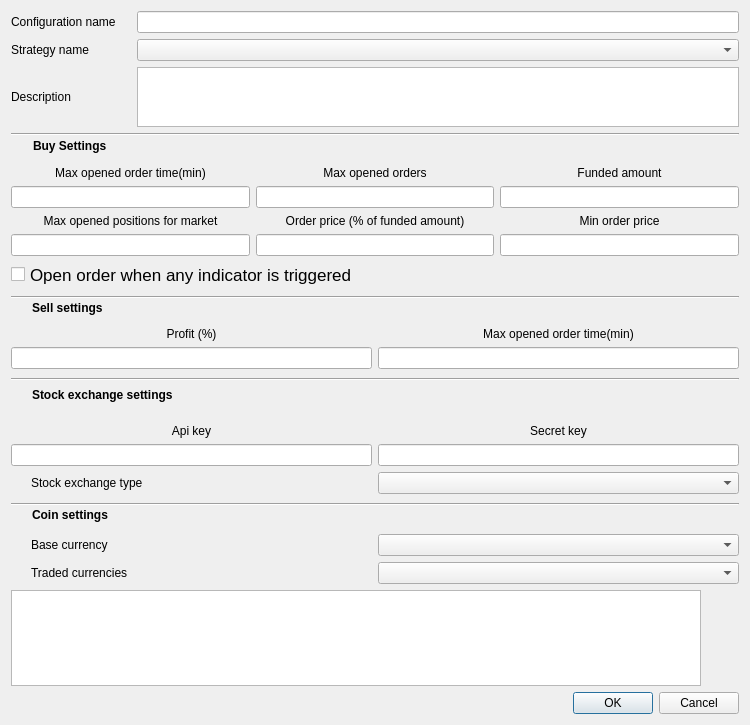
<?xml version="1.0" encoding="UTF-8"?>
<ui version="4.0">
 <class>CreateTradeConfigDialog</class>
 <widget class="QDialog" name="CreateTradeConfigDialog">
  <property name="geometry">
   <rect>
    <x>0</x>
    <y>0</y>
    <width>750</width>
    <height>725</height>
   </rect>
  </property>
  <property name="sizePolicy">
   <sizepolicy hsizetype="Expanding" vsizetype="Expanding">
    <horstretch>0</horstretch>
    <verstretch>0</verstretch>
   </sizepolicy>
  </property>
  <property name="minimumSize">
   <size>
    <width>750</width>
    <height>700</height>
   </size>
  </property>
  <property name="font">
   <font>
    <weight>50</weight>
    <bold>false</bold>
   </font>
  </property>
  <property name="windowTitle">
   <string>Create Trading Configuration</string>
  </property>
  <layout class="QGridLayout" name="gridLayout">
   <item row="0" column="0">
    <layout class="QVBoxLayout" name="verticalLayout_18">
     <item>
      <layout class="QHBoxLayout" name="horizontalLayout">
       <item>
        <widget class="QLabel" name="label_20">
         <property name="sizePolicy">
          <sizepolicy hsizetype="Fixed" vsizetype="Preferred">
           <horstretch>0</horstretch>
           <verstretch>0</verstretch>
          </sizepolicy>
         </property>
         <property name="minimumSize">
          <size>
           <width>120</width>
           <height>0</height>
          </size>
         </property>
         <property name="text">
          <string>Configuration name</string>
         </property>
         <property name="textFormat">
          <enum>Qt::AutoText</enum>
         </property>
         <property name="alignment">
          <set>Qt::AlignLeading|Qt::AlignLeft|Qt::AlignVCenter</set>
         </property>
         <property name="indent">
          <number>0</number>
         </property>
        </widget>
       </item>
       <item>
        <widget class="QLineEdit" name="lineEdit_10">
         <property name="sizePolicy">
          <sizepolicy hsizetype="Preferred" vsizetype="Fixed">
           <horstretch>0</horstretch>
           <verstretch>0</verstretch>
          </sizepolicy>
         </property>
        </widget>
       </item>
      </layout>
     </item>
     <item>
      <layout class="QHBoxLayout" name="horizontalLayout_2">
       <item>
        <widget class="QLabel" name="label_19">
         <property name="sizePolicy">
          <sizepolicy hsizetype="Fixed" vsizetype="Preferred">
           <horstretch>0</horstretch>
           <verstretch>0</verstretch>
          </sizepolicy>
         </property>
         <property name="minimumSize">
          <size>
           <width>120</width>
           <height>0</height>
          </size>
         </property>
         <property name="text">
          <string>Strategy name</string>
         </property>
         <property name="textFormat">
          <enum>Qt::AutoText</enum>
         </property>
         <property name="alignment">
          <set>Qt::AlignLeading|Qt::AlignLeft|Qt::AlignVCenter</set>
         </property>
         <property name="indent">
          <number>0</number>
         </property>
        </widget>
       </item>
       <item>
        <widget class="QComboBox" name="comboBox_3"/>
       </item>
      </layout>
     </item>
     <item>
      <layout class="QHBoxLayout" name="horizontalLayout_15">
       <item>
        <widget class="QLabel" name="label_24">
         <property name="sizePolicy">
          <sizepolicy hsizetype="Fixed" vsizetype="Expanding">
           <horstretch>0</horstretch>
           <verstretch>0</verstretch>
          </sizepolicy>
         </property>
         <property name="minimumSize">
          <size>
           <width>120</width>
           <height>60</height>
          </size>
         </property>
         <property name="text">
          <string>Description</string>
         </property>
         <property name="indent">
          <number>0</number>
         </property>
        </widget>
       </item>
       <item>
        <widget class="QTextEdit" name="textEdit">
         <property name="sizePolicy">
          <sizepolicy hsizetype="Expanding" vsizetype="Expanding">
           <horstretch>0</horstretch>
           <verstretch>0</verstretch>
          </sizepolicy>
         </property>
         <property name="minimumSize">
          <size>
           <width>0</width>
           <height>60</height>
          </size>
         </property>
         <property name="sizeAdjustPolicy">
          <enum>QAbstractScrollArea::AdjustToContents</enum>
         </property>
        </widget>
       </item>
      </layout>
     </item>
     <item>
      <layout class="QVBoxLayout" name="verticalLayout_4">
       <property name="spacing">
        <number>0</number>
       </property>
       <property name="topMargin">
        <number>0</number>
       </property>
       <property name="bottomMargin">
        <number>6</number>
       </property>
       <item>
        <widget class="Line" name="line">
         <property name="sizePolicy">
          <sizepolicy hsizetype="Minimum" vsizetype="Preferred">
           <horstretch>0</horstretch>
           <verstretch>0</verstretch>
          </sizepolicy>
         </property>
         <property name="minimumSize">
          <size>
           <width>0</width>
           <height>2</height>
          </size>
         </property>
         <property name="orientation">
          <enum>Qt::Horizontal</enum>
         </property>
        </widget>
       </item>
       <item>
        <layout class="QHBoxLayout" name="horizontalLayout_3">
         <property name="spacing">
          <number>6</number>
         </property>
         <property name="topMargin">
          <number>3</number>
         </property>
         <item>
          <widget class="QLabel" name="label_23">
           <property name="minimumSize">
            <size>
             <width>16</width>
             <height>16</height>
            </size>
           </property>
           <property name="maximumSize">
            <size>
             <width>16</width>
             <height>16</height>
            </size>
           </property>
           <property name="text">
            <string/>
           </property>
          </widget>
         </item>
         <item>
          <widget class="QLabel" name="label_2">
           <property name="font">
            <font>
             <weight>75</weight>
             <bold>true</bold>
             <kerning>true</kerning>
            </font>
           </property>
           <property name="text">
            <string>Buy Settings</string>
           </property>
           <property name="textFormat">
            <enum>Qt::AutoText</enum>
           </property>
           <property name="alignment">
            <set>Qt::AlignLeading|Qt::AlignLeft|Qt::AlignVCenter</set>
           </property>
           <property name="margin">
            <number>0</number>
           </property>
           <property name="indent">
            <number>0</number>
           </property>
          </widget>
         </item>
        </layout>
       </item>
      </layout>
     </item>
     <item>
      <layout class="QHBoxLayout" name="horizontalLayout_13">
       <item>
        <layout class="QVBoxLayout" name="verticalLayout_3">
         <item>
          <widget class="QLabel" name="label_3">
           <property name="text">
            <string>Max opened order time(min)</string>
           </property>
           <property name="alignment">
            <set>Qt::AlignCenter</set>
           </property>
          </widget>
         </item>
         <item>
          <widget class="QLineEdit" name="lineEdit">
           <property name="minimumSize">
            <size>
             <width>210</width>
             <height>0</height>
            </size>
           </property>
          </widget>
         </item>
        </layout>
       </item>
       <item>
        <layout class="QVBoxLayout" name="verticalLayout_2">
         <item>
          <widget class="QLabel" name="label_4">
           <property name="text">
            <string>Max opened orders</string>
           </property>
           <property name="alignment">
            <set>Qt::AlignCenter</set>
           </property>
          </widget>
         </item>
         <item>
          <widget class="QLineEdit" name="lineEdit_2">
           <property name="minimumSize">
            <size>
             <width>210</width>
             <height>0</height>
            </size>
           </property>
          </widget>
         </item>
        </layout>
       </item>
       <item>
        <layout class="QVBoxLayout" name="verticalLayout">
         <item>
          <widget class="QLabel" name="label_5">
           <property name="text">
            <string>Funded amount</string>
           </property>
           <property name="alignment">
            <set>Qt::AlignCenter</set>
           </property>
          </widget>
         </item>
         <item>
          <widget class="QLineEdit" name="lineEdit_3">
           <property name="minimumSize">
            <size>
             <width>210</width>
             <height>0</height>
            </size>
           </property>
          </widget>
         </item>
        </layout>
       </item>
      </layout>
     </item>
     <item>
      <layout class="QVBoxLayout" name="verticalLayout_17">
       <item>
        <layout class="QHBoxLayout" name="horizontalLayout_14">
         <item>
          <layout class="QVBoxLayout" name="verticalLayout_5">
           <item>
            <widget class="QLabel" name="label_7">
             <property name="text">
              <string>Max opened positions for market</string>
             </property>
             <property name="alignment">
              <set>Qt::AlignCenter</set>
             </property>
            </widget>
           </item>
           <item>
            <widget class="QLineEdit" name="lineEdit_5">
             <property name="minimumSize">
              <size>
               <width>210</width>
               <height>0</height>
              </size>
             </property>
            </widget>
           </item>
          </layout>
         </item>
         <item>
          <layout class="QVBoxLayout" name="verticalLayout_6">
           <item>
            <widget class="QLabel" name="label_8">
             <property name="text">
              <string>Order price (% of funded amount)</string>
             </property>
             <property name="alignment">
              <set>Qt::AlignCenter</set>
             </property>
            </widget>
           </item>
           <item>
            <widget class="QLineEdit" name="lineEdit_6">
             <property name="minimumSize">
              <size>
               <width>210</width>
               <height>0</height>
              </size>
             </property>
            </widget>
           </item>
          </layout>
         </item>
         <item>
          <layout class="QVBoxLayout" name="verticalLayout_7">
           <item>
            <widget class="QLabel" name="label_6">
             <property name="text">
              <string>Min order price</string>
             </property>
             <property name="alignment">
              <set>Qt::AlignCenter</set>
             </property>
            </widget>
           </item>
           <item>
            <widget class="QLineEdit" name="lineEdit_4">
             <property name="minimumSize">
              <size>
               <width>210</width>
               <height>0</height>
              </size>
             </property>
            </widget>
           </item>
          </layout>
         </item>
        </layout>
       </item>
       <item>
        <widget class="QCheckBox" name="checkBox">
         <property name="sizePolicy">
          <sizepolicy hsizetype="Preferred" vsizetype="Preferred">
           <horstretch>0</horstretch>
           <verstretch>0</verstretch>
          </sizepolicy>
         </property>
         <property name="minimumSize">
          <size>
           <width>0</width>
           <height>25</height>
          </size>
         </property>
         <property name="font">
          <font>
           <pointsize>13</pointsize>
           <weight>50</weight>
           <italic>false</italic>
           <bold>false</bold>
           <underline>false</underline>
           <strikeout>false</strikeout>
           <kerning>true</kerning>
          </font>
         </property>
         <property name="layoutDirection">
          <enum>Qt::LeftToRight</enum>
         </property>
         <property name="text">
          <string>Open order when any indicator is triggered</string>
         </property>
        </widget>
       </item>
      </layout>
     </item>
     <item>
      <layout class="QVBoxLayout" name="verticalLayout_8">
       <property name="spacing">
        <number>0</number>
       </property>
       <property name="topMargin">
        <number>3</number>
       </property>
       <property name="bottomMargin">
        <number>6</number>
       </property>
       <item>
        <widget class="Line" name="line_2">
         <property name="sizePolicy">
          <sizepolicy hsizetype="Minimum" vsizetype="Preferred">
           <horstretch>0</horstretch>
           <verstretch>0</verstretch>
          </sizepolicy>
         </property>
         <property name="minimumSize">
          <size>
           <width>0</width>
           <height>2</height>
          </size>
         </property>
         <property name="orientation">
          <enum>Qt::Horizontal</enum>
         </property>
        </widget>
       </item>
       <item>
        <layout class="QHBoxLayout" name="horizontalLayout_5">
         <property name="leftMargin">
          <number>0</number>
         </property>
         <property name="topMargin">
          <number>3</number>
         </property>
         <item>
          <widget class="QLabel" name="label_21">
           <property name="maximumSize">
            <size>
             <width>16</width>
             <height>16</height>
            </size>
           </property>
           <property name="text">
            <string/>
           </property>
          </widget>
         </item>
         <item>
          <widget class="QLabel" name="label_9">
           <property name="font">
            <font>
             <weight>75</weight>
             <bold>true</bold>
            </font>
           </property>
           <property name="text">
            <string>Sell settings</string>
           </property>
           <property name="textFormat">
            <enum>Qt::AutoText</enum>
           </property>
           <property name="alignment">
            <set>Qt::AlignLeading|Qt::AlignLeft|Qt::AlignVCenter</set>
           </property>
           <property name="margin">
            <number>0</number>
           </property>
           <property name="indent">
            <number>5</number>
           </property>
          </widget>
         </item>
        </layout>
       </item>
      </layout>
     </item>
     <item>
      <layout class="QHBoxLayout" name="horizontalLayout_10">
       <item>
        <layout class="QVBoxLayout" name="verticalLayout_10">
         <item>
          <widget class="QLabel" name="label_10">
           <property name="text">
            <string>Profit (%)</string>
           </property>
           <property name="alignment">
            <set>Qt::AlignCenter</set>
           </property>
          </widget>
         </item>
         <item>
          <widget class="QLineEdit" name="lineEdit_7"/>
         </item>
        </layout>
       </item>
       <item>
        <layout class="QVBoxLayout" name="verticalLayout_9">
         <item>
          <widget class="QLabel" name="label_11">
           <property name="text">
            <string>Max opened order time(min)</string>
           </property>
           <property name="alignment">
            <set>Qt::AlignCenter</set>
           </property>
          </widget>
         </item>
         <item>
          <widget class="QLineEdit" name="lineEdit_8"/>
         </item>
        </layout>
       </item>
      </layout>
     </item>
     <item>
      <layout class="QVBoxLayout" name="verticalLayout_13">
       <property name="spacing">
        <number>0</number>
       </property>
       <property name="topMargin">
        <number>3</number>
       </property>
       <property name="bottomMargin">
        <number>6</number>
       </property>
       <item>
        <widget class="Line" name="line_3">
         <property name="sizePolicy">
          <sizepolicy hsizetype="Minimum" vsizetype="Preferred">
           <horstretch>0</horstretch>
           <verstretch>0</verstretch>
          </sizepolicy>
         </property>
         <property name="minimumSize">
          <size>
           <width>0</width>
           <height>2</height>
          </size>
         </property>
         <property name="orientation">
          <enum>Qt::Horizontal</enum>
         </property>
        </widget>
       </item>
       <item>
        <layout class="QHBoxLayout" name="horizontalLayout_7">
         <property name="topMargin">
          <number>3</number>
         </property>
         <item>
          <widget class="QLabel" name="label">
           <property name="sizePolicy">
            <sizepolicy hsizetype="Minimum" vsizetype="Minimum">
             <horstretch>0</horstretch>
             <verstretch>0</verstretch>
            </sizepolicy>
           </property>
           <property name="maximumSize">
            <size>
             <width>16</width>
             <height>16</height>
            </size>
           </property>
           <property name="text">
            <string/>
           </property>
           <property name="alignment">
            <set>Qt::AlignLeading|Qt::AlignLeft|Qt::AlignVCenter</set>
           </property>
          </widget>
         </item>
         <item>
          <widget class="QLabel" name="label_15">
           <property name="font">
            <font>
             <weight>75</weight>
             <italic>false</italic>
             <bold>true</bold>
            </font>
           </property>
           <property name="text">
            <string>Stock exchange settings</string>
           </property>
           <property name="textFormat">
            <enum>Qt::AutoText</enum>
           </property>
           <property name="alignment">
            <set>Qt::AlignLeading|Qt::AlignLeft|Qt::AlignTop</set>
           </property>
           <property name="margin">
            <number>0</number>
           </property>
           <property name="indent">
            <number>5</number>
           </property>
          </widget>
         </item>
        </layout>
       </item>
      </layout>
     </item>
     <item>
      <layout class="QVBoxLayout" name="verticalLayout_16">
       <property name="topMargin">
        <number>10</number>
       </property>
       <item>
        <layout class="QHBoxLayout" name="horizontalLayout_9">
         <item>
          <layout class="QVBoxLayout" name="verticalLayout_14">
           <item>
            <widget class="QLabel" name="label_17">
             <property name="text">
              <string>Api key</string>
             </property>
             <property name="alignment">
              <set>Qt::AlignCenter</set>
             </property>
            </widget>
           </item>
           <item>
            <widget class="QLineEdit" name="lineEdit_9"/>
           </item>
          </layout>
         </item>
         <item>
          <layout class="QVBoxLayout" name="verticalLayout_15">
           <item>
            <widget class="QLabel" name="label_16">
             <property name="text">
              <string>Secret key</string>
             </property>
             <property name="alignment">
              <set>Qt::AlignCenter</set>
             </property>
            </widget>
           </item>
           <item>
            <widget class="QLineEdit" name="lineEdit_11"/>
           </item>
          </layout>
         </item>
        </layout>
       </item>
       <item>
        <layout class="QHBoxLayout" name="horizontalLayout_8">
         <item>
          <widget class="QLabel" name="label_18">
           <property name="text">
            <string>Stock exchange type</string>
           </property>
           <property name="alignment">
            <set>Qt::AlignLeading|Qt::AlignLeft|Qt::AlignVCenter</set>
           </property>
           <property name="indent">
            <number>20</number>
           </property>
          </widget>
         </item>
         <item>
          <widget class="QComboBox" name="comboBox_4"/>
         </item>
        </layout>
       </item>
      </layout>
     </item>
     <item>
      <layout class="QVBoxLayout" name="verticalLayout_12">
       <property name="spacing">
        <number>0</number>
       </property>
       <property name="topMargin">
        <number>3</number>
       </property>
       <property name="bottomMargin">
        <number>6</number>
       </property>
       <item>
        <widget class="Line" name="line_4">
         <property name="sizePolicy">
          <sizepolicy hsizetype="Minimum" vsizetype="Preferred">
           <horstretch>0</horstretch>
           <verstretch>0</verstretch>
          </sizepolicy>
         </property>
         <property name="minimumSize">
          <size>
           <width>0</width>
           <height>2</height>
          </size>
         </property>
         <property name="orientation">
          <enum>Qt::Horizontal</enum>
         </property>
        </widget>
       </item>
       <item>
        <layout class="QHBoxLayout" name="horizontalLayout_12">
         <property name="topMargin">
          <number>3</number>
         </property>
         <item>
          <widget class="QLabel" name="label_22">
           <property name="sizePolicy">
            <sizepolicy hsizetype="Fixed" vsizetype="Preferred">
             <horstretch>0</horstretch>
             <verstretch>0</verstretch>
            </sizepolicy>
           </property>
           <property name="maximumSize">
            <size>
             <width>16</width>
             <height>16</height>
            </size>
           </property>
           <property name="text">
            <string/>
           </property>
          </widget>
         </item>
         <item>
          <widget class="QLabel" name="label_12">
           <property name="font">
            <font>
             <weight>75</weight>
             <bold>true</bold>
            </font>
           </property>
           <property name="text">
            <string>Coin settings</string>
           </property>
           <property name="alignment">
            <set>Qt::AlignLeading|Qt::AlignLeft|Qt::AlignVCenter</set>
           </property>
           <property name="indent">
            <number>5</number>
           </property>
          </widget>
         </item>
        </layout>
       </item>
      </layout>
     </item>
     <item>
      <layout class="QHBoxLayout" name="horizontalLayout_4">
       <item>
        <widget class="QLabel" name="label_13">
         <property name="minimumSize">
          <size>
           <width>0</width>
           <height>0</height>
          </size>
         </property>
         <property name="text">
          <string>Base currency</string>
         </property>
         <property name="alignment">
          <set>Qt::AlignLeading|Qt::AlignLeft|Qt::AlignVCenter</set>
         </property>
         <property name="indent">
          <number>20</number>
         </property>
        </widget>
       </item>
       <item>
        <widget class="QComboBox" name="comboBox">
         <property name="sizePolicy">
          <sizepolicy hsizetype="Preferred" vsizetype="Fixed">
           <horstretch>0</horstretch>
           <verstretch>0</verstretch>
          </sizepolicy>
         </property>
         <property name="minimumSize">
          <size>
           <width>0</width>
           <height>0</height>
          </size>
         </property>
        </widget>
       </item>
      </layout>
     </item>
     <item>
      <layout class="QHBoxLayout" name="horizontalLayout_6">
       <item>
        <widget class="QLabel" name="label_14">
         <property name="minimumSize">
          <size>
           <width>0</width>
           <height>0</height>
          </size>
         </property>
         <property name="text">
          <string>Traded currencies</string>
         </property>
         <property name="alignment">
          <set>Qt::AlignLeading|Qt::AlignLeft|Qt::AlignVCenter</set>
         </property>
         <property name="indent">
          <number>20</number>
         </property>
        </widget>
       </item>
       <item>
        <widget class="QComboBox" name="comboBox_2">
         <property name="enabled">
          <bool>true</bool>
         </property>
         <property name="sizePolicy">
          <sizepolicy hsizetype="Preferred" vsizetype="Fixed">
           <horstretch>0</horstretch>
           <verstretch>0</verstretch>
          </sizepolicy>
         </property>
         <property name="minimumSize">
          <size>
           <width>0</width>
           <height>0</height>
          </size>
         </property>
        </widget>
       </item>
      </layout>
     </item>
     <item>
      <layout class="QHBoxLayout" name="horizontalLayout_11">
       <item>
        <widget class="QListView" name="listView">
         <property name="minimumSize">
          <size>
           <width>0</width>
           <height>80</height>
          </size>
         </property>
         <property name="sizeAdjustPolicy">
          <enum>QAbstractScrollArea::AdjustIgnored</enum>
         </property>
        </widget>
       </item>
       <item>
        <layout class="QVBoxLayout" name="verticalLayout_11">
         <item>
          <widget class="QPushButton" name="pushButton">
           <property name="sizePolicy">
            <sizepolicy hsizetype="Fixed" vsizetype="Fixed">
             <horstretch>0</horstretch>
             <verstretch>0</verstretch>
            </sizepolicy>
           </property>
           <property name="minimumSize">
            <size>
             <width>32</width>
             <height>32</height>
            </size>
           </property>
           <property name="maximumSize">
            <size>
             <width>32</width>
             <height>32</height>
            </size>
           </property>
           <property name="text">
            <string/>
           </property>
           <property name="iconSize">
            <size>
             <width>32</width>
             <height>32</height>
            </size>
           </property>
           <property name="flat">
            <bool>true</bool>
           </property>
          </widget>
         </item>
         <item>
          <widget class="QPushButton" name="pushButton_2">
           <property name="sizePolicy">
            <sizepolicy hsizetype="Fixed" vsizetype="Fixed">
             <horstretch>0</horstretch>
             <verstretch>0</verstretch>
            </sizepolicy>
           </property>
           <property name="minimumSize">
            <size>
             <width>32</width>
             <height>32</height>
            </size>
           </property>
           <property name="maximumSize">
            <size>
             <width>32</width>
             <height>32</height>
            </size>
           </property>
           <property name="text">
            <string/>
           </property>
           <property name="iconSize">
            <size>
             <width>32</width>
             <height>32</height>
            </size>
           </property>
           <property name="flat">
            <bool>true</bool>
           </property>
          </widget>
         </item>
        </layout>
       </item>
      </layout>
     </item>
     <item>
      <widget class="QDialogButtonBox" name="buttonBox">
       <property name="orientation">
        <enum>Qt::Horizontal</enum>
       </property>
       <property name="standardButtons">
        <set>QDialogButtonBox::Cancel|QDialogButtonBox::Ok</set>
       </property>
      </widget>
     </item>
    </layout>
   </item>
  </layout>
 </widget>
 <resources/>
 <connections>
  <connection>
   <sender>buttonBox</sender>
   <signal>accepted()</signal>
   <receiver>CreateTradeConfigDialog</receiver>
   <slot>accept()</slot>
   <hints>
    <hint type="sourcelabel">
     <x>248</x>
     <y>254</y>
    </hint>
    <hint type="destinationlabel">
     <x>157</x>
     <y>274</y>
    </hint>
   </hints>
  </connection>
  <connection>
   <sender>buttonBox</sender>
   <signal>rejected()</signal>
   <receiver>CreateTradeConfigDialog</receiver>
   <slot>reject()</slot>
   <hints>
    <hint type="sourcelabel">
     <x>316</x>
     <y>260</y>
    </hint>
    <hint type="destinationlabel">
     <x>286</x>
     <y>274</y>
    </hint>
   </hints>
  </connection>
 </connections>
</ui>
